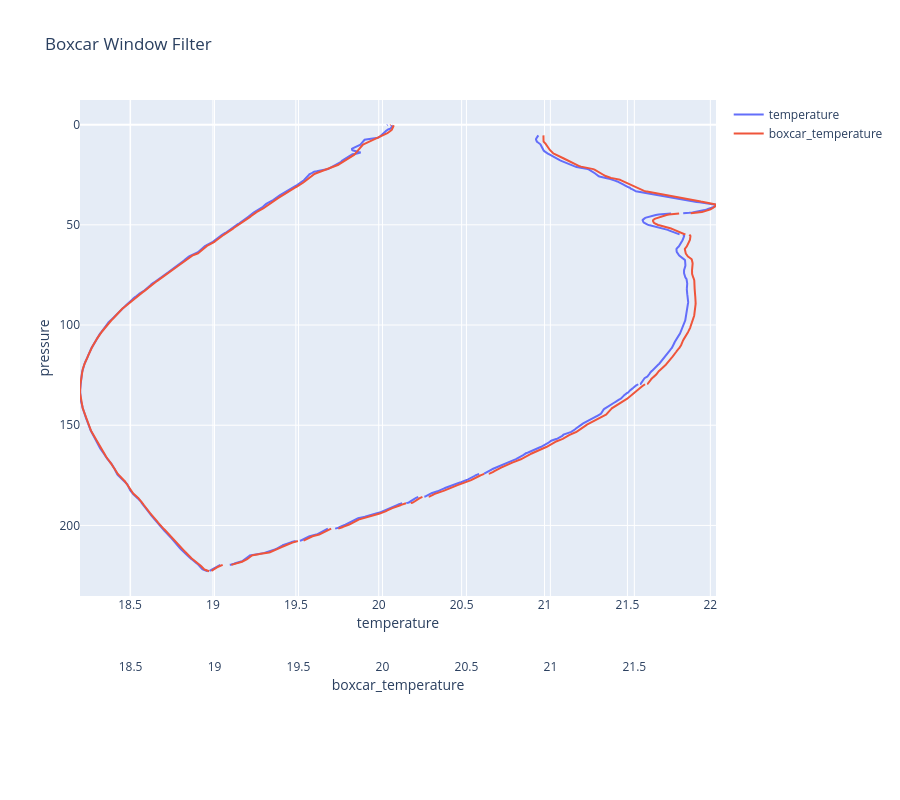

The code cell stored with this chart in its notebook:
### Markdown cell above
## [Window Filter](#proc-list)
The Window Filter function gives four types of window filters and a median filter that can be used to make the data smoother:  
- Window filters calculate a weighted average of data values about a center point and replace the data value at the center point with this average.  
- The median filter calculates a median for data values around a center point and replaces the data value at the center point with the median 

### Descriptions and Formulas
Shape and length define filter windows:  
- Window Filter gives four window shapes: boxcar, cosine, triangle, and Gaussian.  
- The minimum window length is 1 scan, and the maximum is 511 scans. Window length must be an odd number, so that the window has a center point. If a window length is specified as an even number, Window Filter automatically adds 1 to make the length odd.  

The window filter calculates a weighted average of data values around a center point, using the transfer function below:  

&emsp; $y(n) = \displaystyle\sum_{k=-L/2}^{L/2}w(k)x(n-k)$  

The window filter process is similar for all filter types:  
1. Filter weights are calculated (see the equations below).  
2. Filter weights are normalized to sum to 1.
    - When the data includes scans that have been identified as bad, and the ```exclude_flags``` variable is set to true, the weights are renormalized, and do not include the filter elements that would operate on the bad data point.  

In the equations below:  
&emsp; $L = window\ length\ in\ scans\ (must\ be\ odd)$  
&emsp; $n = window\ index,\ -\frac{L-1}{2}..\frac{L-1}{2}$  
&emsp; $w(n) = set\ of\ window\ weights$  

#### Boxcar Filter
&emsp; $w(n) = \frac{1}{L}$  

#### Cosine Filter
&emsp; $w(n) = cos(\frac{n\pi}{L+1})$

#### Triangle Filter
&emsp; $w(n) = 1-\frac{|2n|}{L+1}$

#### Gaussian Filter
&emsp; $phase = \frac{offset}{sample\ interval}$  

&emsp; $scale = log(2)(2\frac{sample\ rate}{half\ width\ (scans)})^2$  

&emsp; $w(n) = e^{(n-phase)^2 * scale}$  

The Gaussian window has parameters of halfwidth (in scans) and offset (in time), in addition to window length (in scans). These extra parameters filter and move data in time in one operation. Halfwidth determines the width of the Gaussian curve. A window length of 9 and halfwidth of 4 gives a set of filter weights that fills the window. A window length of 17 and halfwidth of 4 gives a set of filter weights that fills only half the window. If the filter weights do not fill the window, the offset parameter may be used to move the weights within the window so that the edge of the Gaussian curve is not cut.  

#### Median Filter
The median filter does not make data smoother in the same sense as the window filters described above. The median filter is most useful in spike removal. A median value is determined for a specified window, and the data value at the window’s center point is replaced by the median value.

### Code cell
boxcar_temperature = sp.window_filter(
    data_in=ds["temperature"].values,
    flags=ds["flag"].values,
    window_type="boxcar",
    window_width=21,
    sample_interval=0.25,
)
ds["boxcar_temperature"] = ("scan", boxcar_temperature)

plot(
    dataset=ds,
    title="Boxcar Window Filter",
    x_names=["temperature", "boxcar_temperature"],
    x_bounds={},
)

### Figure 1 — Plotly figure (JSON) as saved in the notebook; plotly's stock layout.template omitted (floating-point values rounded to 4 significant figures; data arrays with more than 128 entries replaced by an {"elided": "..."} marker saying what was removed)
{"data": [{"name": "temperature", "type": "scatter", "x": {"elided": "3069 float values"}, "xaxis": "x", "y": {"elided": "3069 float values"}}, {"name": "boxcar_temperature", "type": "scatter", "x": {"elided": "3069 float values"}, "xaxis": "x2", "y": {"elided": "3069 float values"}}], "layout": {"height": 800, "title": {"text": "Boxcar Window Filter"}, "xaxis": {"domain": [0, 1], "title": {"standoff": 5, "text": "temperature"}}, "xaxis2": {"overlaying": "x", "position": 0.1, "title": {"standoff": 5, "text": "boxcar_temperature"}}, "xaxis3": {"overlaying": "x", "position": 0.2, "title": {"standoff": 5, "text": ""}}, "xaxis4": {"overlaying": "x", "position": 0.3, "title": {"standoff": 5, "text": ""}}, "yaxis": {"autorange": "reversed", "domain": [0.2, 1], "position": 0, "title": {"standoff": 5, "text": "pressure"}}, "yaxis2": {"overlaying": "y", "position": 0.1, "title": {"standoff": 5, "text": ""}}, "yaxis3": {"overlaying": "y", "position": 0.2, "title": {"standoff": 5, "text": ""}}, "yaxis4": {"overlaying": "y", "position": 0.3, "title": {"standoff": 5, "text": ""}}}}
